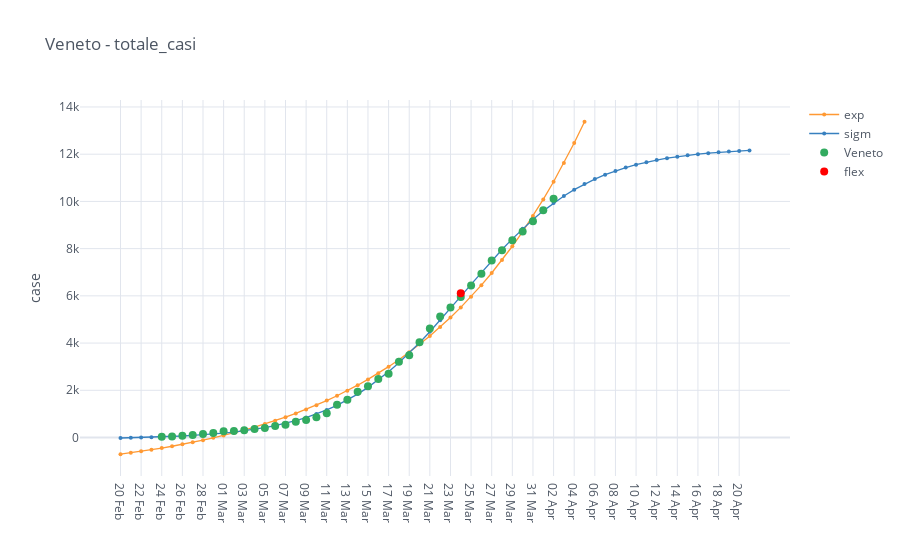

This figure's notebook cell:
### Code cell
category = 'totale_casi'
total_cases = io.italy_regions_filter_by_category(regions, category)

mpl.iplot_analysis_plot(total_cases, title=region+' - '+category, log_fitting=False)

### Figure 1 — Plotly figure (JSON) as saved in the notebook; plotly's stock layout.template omitted (floating-point values rounded to 4 significant figures)
{"data": [{"line": {"color": "rgba(255, 153, 51, 1.0)", "dash": "solid", "shape": "linear", "width": 1.3}, "marker": {"size": 4, "symbol": "circle"}, "mode": "lines+markers", "name": "exp", "text": "", "type": "scatter", "x": ["20 Feb", "21 Feb", "22 Feb", "23 Feb", "24 Feb", "25 Feb", "26 Feb", "27 Feb", "28 Feb", "29 Feb", "01 Mar", "02 Mar", "03 Mar", "04 Mar", "05 Mar", "06 Mar", "07 Mar", "08 Mar", "09 Mar", "10 Mar", "11 Mar", "12 Mar", "13 Mar", "14 Mar", "15 Mar", "16 Mar", "17 Mar", "18 Mar", "19 Mar", "20 Mar", "21 Mar", "22 Mar", "23 Mar", "24 Mar", "25 Mar", "26 Mar", "27 Mar", "28 Mar", "29 Mar", "30 Mar", "31 Mar", "01 Apr", "02 Apr", "03 Apr", "04 Apr", "05 Apr", "06 Apr", "07 Apr", "08 Apr", "09 Apr", "10 Apr", "11 Apr", "12 Apr", "13 Apr", "14 Apr", "15 Apr", "16 Apr", "17 Apr", "18 Apr", "19 Apr", "20 Apr", "21 Apr"], "y": [-707.0, -647.8, -584.7, -517.7, -446.3, -370.4, -289.7, -203.8, -112.5, -15.32, 88.06, 198.0, 315.0, 439.4, 571.8, 712.6, 862.4, 1022.0, 1191.0, 1372.0, 1563.0, 1768.0, 1985.0, 2215.0, 2461.0, 2722.0, 3000.0, 3296.0, 3611.0, 3945.0, 4301.0, 4680.0, 5083.0, 5511.0, 5967.0, 6452.0, 6968.0, 7516.0, 8100.0, 8721.0, 9382.0, 10080.0, 10830.0, 11630.0, 12470.0, 13370.0, "", "", "", "", "", "", "", "", "", "", "", "", "", "", "", ""]}, {"line": {"color": "rgba(55, 128, 191, 1.0)", "dash": "solid", "shape": "linear", "width": 1.3}, "marker": {"size": 4, "symbol": "circle"}, "mode": "lines+markers", "name": "sigm", "text": "", "type": "scatter", "x": ["20 Feb", "21 Feb", "22 Feb", "23 Feb", "24 Feb", "25 Feb", "26 Feb", "27 Feb", "28 Feb", "29 Feb", "01 Mar", "02 Mar", "03 Mar", "04 Mar", "05 Mar", "06 Mar", "07 Mar", "08 Mar", "09 Mar", "10 Mar", "11 Mar", "12 Mar", "13 Mar", "14 Mar", "15 Mar", "16 Mar", "17 Mar", "18 Mar", "19 Mar", "20 Mar", "21 Mar", "22 Mar", "23 Mar", "24 Mar", "25 Mar", "26 Mar", "27 Mar", "28 Mar", "29 Mar", "30 Mar", "31 Mar", "01 Apr", "02 Apr", "03 Apr", "04 Apr", "05 Apr", "06 Apr", "07 Apr", "08 Apr", "09 Apr", "10 Apr", "11 Apr", "12 Apr", "13 Apr", "14 Apr", "15 Apr", "16 Apr", "17 Apr", "18 Apr", "19 Apr", "20 Apr", "21 Apr"], "y": [-20.95, -12.0, -1.461, 10.96, 25.58, 42.79, 63.04, 86.85, 114.8, 147.7, 186.2, 231.4, 284.3, 346.1, 418.2, 502.2, 599.8, 713.0, 843.7, 994.2, 1167.0, 1364.0, 1588.0, 1840.0, 2123.0, 2438.0, 2785.0, 3165.0, 3576.0, 4015.0, 4480.0, 4966.0, 5466.0, 5975.0, 6486.0, 6992.0, 7486.0, 7962.0, 8415.0, 8841.0, 9236.0, 9600.0, 9932.0, 10230.0, 10500.0, 10740.0, 10950.0, 11130.0, 11290.0, 11430.0, 11560.0, 11660.0, 11750.0, 11830.0, 11900.0, 11950.0, 12000.0, 12040.0, 12080.0, 12110.0, 12140.0, 12160.0]}, {"line": {"color": "rgba(50, 171, 96, 1.0)", "dash": "solid", "shape": "linear", "width": 1.3}, "marker": {"size": 8, "symbol": "circle"}, "mode": "markers", "name": "Veneto", "text": "", "type": "scatter", "x": ["20 Feb", "21 Feb", "22 Feb", "23 Feb", "24 Feb", "25 Feb", "26 Feb", "27 Feb", "28 Feb", "29 Feb", "01 Mar", "02 Mar", "03 Mar", "04 Mar", "05 Mar", "06 Mar", "07 Mar", "08 Mar", "09 Mar", "10 Mar", "11 Mar", "12 Mar", "13 Mar", "14 Mar", "15 Mar", "16 Mar", "17 Mar", "18 Mar", "19 Mar", "20 Mar", "21 Mar", "22 Mar", "23 Mar", "24 Mar", "25 Mar", "26 Mar", "27 Mar", "28 Mar", "29 Mar", "30 Mar", "31 Mar", "01 Apr", "02 Apr", "03 Apr", "04 Apr", "05 Apr", "06 Apr", "07 Apr", "08 Apr", "09 Apr", "10 Apr", "11 Apr", "12 Apr", "13 Apr", "14 Apr", "15 Apr", "16 Apr", "17 Apr", "18 Apr", "19 Apr", "20 Apr", "21 Apr"], "y": ["", "", "", "", 33.0, 43.0, 71.0, 111.0, 151.0, 191.0, 263.0, 273.0, 307.0, 360.0, 407.0, 488.0, 543.0, 670.0, 744.0, 856.0, 1023.0, 1384.0, 1595.0, 1937.0, 2172.0, 2473.0, 2704.0, 3214.0, 3484.0, 4031.0, 4617.0, 5122.0, 5505.0, 5948.0, 6442.0, 6935.0, 7497.0, 7930.0, 8358.0, 8724.0, 9155.0, 9625.0, 10110.0, "", "", "", "", "", "", "", "", "", "", "", "", "", "", "", "", "", "", ""]}, {"marker": {"color": "rgba(255, 0, 0, 125)", "size": 8}, "mode": "markers", "name": "flex", "type": "scatter", "x": ["24 Mar"], "y": [6106.0]}], "layout": {"legend": {"bgcolor": "#FFFFFF", "font": {"color": "#4D5663"}}, "paper_bgcolor": "#FFFFFF", "plot_bgcolor": "#FFFFFF", "title": {"font": {"color": "#4D5663"}, "text": "Veneto - totale_casi"}, "xaxis": {"gridcolor": "#E1E5ED", "showgrid": true, "tickfont": {"color": "#4D5663"}, "title": {"font": {"color": "#4D5663"}, "text": ""}, "zerolinecolor": "#E1E5ED"}, "yaxis": {"gridcolor": "#E1E5ED", "showgrid": true, "tickfont": {"color": "#4D5663"}, "title": {"font": {"color": "#4D5663"}, "text": "case"}, "zerolinecolor": "#E1E5ED"}}}
